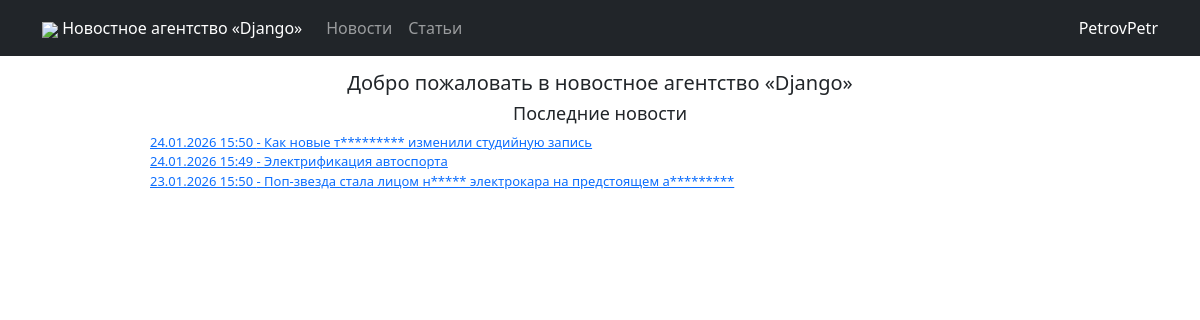
Page / (signed in) on the committed database.
### news/models.py (models this page shows, shortened)
class Post(models.Model):
    news = 'NE'
    article = 'AR'
    POST_TYPES = [
        (news, 'Новость'),
        (article, 'Статья'),
    ]
    author = models.ForeignKey(Author, on_delete=models.CASCADE)
    post_type = models.CharField(max_length=2, choices=POST_TYPES)
    created_at = models.DateTimeField(auto_now_add=True)
    title = models.CharField(max_length=255)
    text = models.TextField()
    rating = models.IntegerField(default=0)
    categories = models.ManyToManyField(Category, through="PostCategory")

### main_app/views.py (the view)
# urls.py: path('', index_view)
def index_view(request: HttpRequest):
    return render(request, 'main_templates/index.html', {
        "posts": Post.objects.order_by("-created_at")[:10]
    })

### main_app/templatetags/custom_filters.py (called while the page is built)
@register.filter
def censor(value):
    value_split = value.split()
    for index, value_str in enumerate(value_split):
        if value_str.lower() in forbidden_words:
            value_split[index] = value_str[0] + "*" * (len(value_str) - 1)
    return " ".join(value_split)

@register.filter
def format_date(datetime_str, format_str="%d.%m.%Y %H:%M:%S"):
    return datetime.datetime.strftime(datetime_str, format_str)

### templates/main_templates/index.html (shortened to what this page needs)
{% extends 'flatpages/default.html' %}
{% load tz %}
{% load static %}
{% load custom_filters %}
{% block custom_links %}
<link rel="stylesheet" href="{% static 'css/index.css' %}">
{% endblock custom_links %}
{% block content %}
<div class="main-block">
    <h1 class="main-block-title">Добро пожаловать в новостное агентство «Django»</h1>
    <div class="main-block-last-news">
        <h2 class="main-block-last-news-title">Последние новости</h2>
        <div class="main-block-last-news-items">
            {% for post in posts %}
                {% if post.post_type == "NE" %}
                    <a href="/news/{{ post.id }}" class="profile-content-posts-item">{{ post.created_at|localtime|format_date:"%d.%m.%Y %H:%M" }} - {{ post.title|censor|truncatechars:72 }}</a><br>
                {% else %}
                    <a href="/articles/{{ post.id }}" class="profile-content-posts-item">{{ post.created_at|localtime|format_date:"%d.%m.%Y %H:%M" }} - {{ post.title|censor|truncatechars:72 }}</a><br>
                {% endif %}
            {% endfor %}
        </div>
    </div>
</div>
{% endblock content %}

### templates/flatpages/default.html (shortened to what this page needs)
<!DOCTYPE html>
<html lang="en">
    <head>
        {% load static %}
        <link href="{% static 'css/styles.css' %}" rel="stylesheet" />
        {% block custom_links %}{% endblock custom_links %}
    </head>
    <body>
        <nav class="navbar navbar-expand-lg navbar-dark bg-dark static-top">
           <div class="container">
               <a class="navbar-brand" href="/"><img src="{% static 'img/django_icon.png' %}" style="width: 30px"> Новостное агентство «Django»</a>
               <div class="collapse navbar-collapse" id="navbarResponsive">
                   <ul class="navbar-nav ml-auto">
                       <li class="nav-item active" style="display: flex;">
                           <a class="nav-link" href="/news">Новости</a>
                           <a class="nav-link" href="/articles">Статьи</a>
                       </li>
                   </ul>
               </div>
               {% if user.is_authenticated %}
                    <a href="/accounts/profile" class="profile-button">{{ user.username }}</a>
               {% else %}
                    <a href="/accounts/login" class="profile-button">Войти</a>
               {% endif %}
           </div>
</nav>
        <div class="container">
           <div class="row">
               <div class="col-lg-12 text-center">
                   {% block content %}{% endblock content %}
               </div>
           </div>
        </div>
    </body>
</html>

### static/css/index.css (style rules this page uses)
.main-block { width: 900px; margin: auto; padding: 15px 0; }
.main-block-title { text-align: center; font-size: 20px; }
.main-block-last-news-title { text-align: center; font-size: 18px; }
.main-block-last-news-items { text-align: left; font-size: 13px; }

### rows in the picture
Post: created_at "24.01.2026 15:50", title|censor "Как новые т********* изменили студийную запись"
Post: created_at "24.01.2026 15:49", title|censor "Электрификация автоспорта"
Post: created_at "23.01.2026 15:50", title|censor "Поп-звезда стала лицом н***** электрокара на предстоящем а*********"

### other values in the picture
{{ user.username }} "PetrovPetr"
